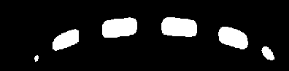
#> input picture photos/115.jpg, 289 x 71 px, given in place of the camera
$ python detectFlagV1.9.py
#> lines starting #> are read from the running program, lines starting #| are printed output that depends on the picture; after the words box and inside, x2 and y2 are one past the last pixel; in counts of white or black regions, pixels touching at a corner belong together
import cv2 as cv
import numpy as np


#capture = cv.VideoCapture('opencv-i-think/videos/950_Video_Trim.mp4')
capture = cv.VideoCapture(0)

while True:
    isTrue, img = capture.read()
#> img is the input picture: shape (71, 289, 3); min 0, max 255, mean 27.3

    # [11 lines of commented-out code are left out]
    img2 = cv.cvtColor(img, cv.COLOR_RGB2GRAY)

    template = cv.imread('opencv-i-think/photos/162.jpg',0)
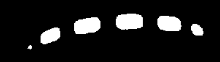
#> input picture opencv-i-think/photos/162.jpg, 220 x 62 px
#> template is the input picture: shape (62, 220); min 0, max 255, mean 26.5

    w, h = template.shape[::-1]
#> w = 220; h = 62
    method = cv.TM_CCOEFF
    # img = img2.copy()

    ret, img3 = cv.threshold(img2, 237, 255, 0)
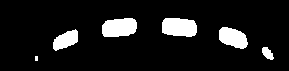
#> img3: shape (71, 289); 10% white; 6 white regions (1 under 20 px), largest, box (x1, y1, x2, y2) and area: (162, 18, 197, 37) 572, (102, 18, 137, 37) 564, (219, 27, 248, 49) 454, (53, 29, 78, 51) 345, (262, 47, 274, 60) 100
     # Apply template Matching
    res = cv.matchTemplate(img3,template,method)
    min_val, max_val, min_loc, max_loc = cv.minMaxLoc(res)
#> min_val = 9054909; max_val = 39587924; min_loc = (67, 0); max_loc = (15, 4)
    top_left = max_loc
#> top_left = (15, 4)
    bottom_right = (top_left[0] + w, top_left[1] + h)
#> bottom_right = (235, 66)
    # cv.rectangle(img3,top_left, bottom_right, 255, 2)

    imgH, imgW = img3.shape
#> imgH = 71; imgW = 289
    calibZeroPixel = int(0.76 * imgH)
#> calibZeroPixel = 53

    rectTop = top_left[1]
#> rectTop = 4
    recBottom = bottom_right[1]
#> recBottom = 66


    detectedHeight = int((rectTop+recBottom)/2)
#> detectedHeight = 35


    # cv.line(img, (0, calibZeroPixel), (imgW, calibZeroPixel), color=255, thickness=3)
    # cv.line(img, (0, detectedHeight), (imgW, detectedHeight), color=255, thickness=3)

    # print(res)

    print(calibZeroPixel-detectedHeight)
#| 18
    cv.imshow('img',img3)

    if cv.waitKey(20) & 0xFF==ord('d'):
#> (key Esc is pressed here)
        break
capture.release()
cv.destroyAllWindows()
